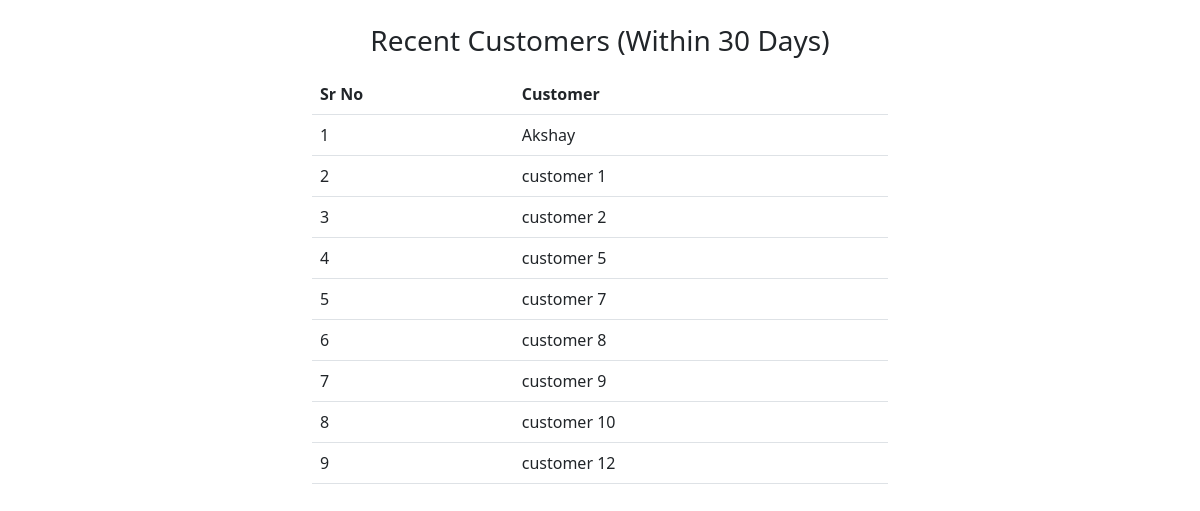
The app's page /get_recent_buyers with its own data.
### tables this page shows
CREATE TABLE customers (
	id integer PRIMARY KEY AUTOINCREMENT,
   	name varchar(100) NOT NULL,
	active boolean DEFAULT true
);

### main.py (the view)
@app.route("/get_recent_buyers", methods=["GET"])
def get_recent_buyers():
    db = get_db()
    customer_cursor = db.execute("SELECT * from customers;")
    customers = customer_cursor.fetchall()
    customer_ls = []
    for i in customers:
        orders_cursor = db.execute(f"SELECT order_date from orders where customer_id={i['id']};")
        orders = orders_cursor.fetchall()
        defaultDate = (datetime.datetime.today() - datetime.timedelta(days=30))
        isRecent = True
        for j in orders:
            if datetime.datetime.strptime(j["order_date"], '%Y-%m-%d') <= defaultDate:
                isRecent = False
        if isRecent:
            customer_ls.append(i)
    return render_template("recentCustomers.html", customers = customer_ls)

### db.py (called while the page is built)
def connect_to_db():
    db = g.db = sqlite3.connect(r"C:\Users\Mishita Madnani\Akshay\Flask Project\testDB.db")
    db.row_factory = sqlite3.Row
    return db

def get_db():
    if not hasattr(g, "testDB"):
        g.testDB = connect_to_db()
    return g.testDB

### templates/recentCustomers.html
{% extends "base.html" %}
{% block main %}
<div class="container w-50">
    <H3 class="text-center mt-4">Recent Customers (Within 30 Days)</H3>
    <table class="table mb-5 mt-3">
        <thead>
            <tr>
                <th>Sr No</th>
                <th>Customer</th>
            </tr>
        </thead>
        <tbody>
            {% for i in customers %}
            <tr>
                <td>
                    {{loop.index}}
                </td>
                <td>
                    {{i["name"]}}
                </td>
            </tr>
            {% endfor %}
        </tbody>
    </table>
</div>
{% endblock %}

### records on screen
customers: name "Akshay"
customers: name "customer 1"
customers: name "customer 2"
customers: name "customer 5"
customers: name "customer 7"
customers: name "customer 8"
customers: name "customer 9"
customers: name "customer 10"
customers: name "customer 12"
